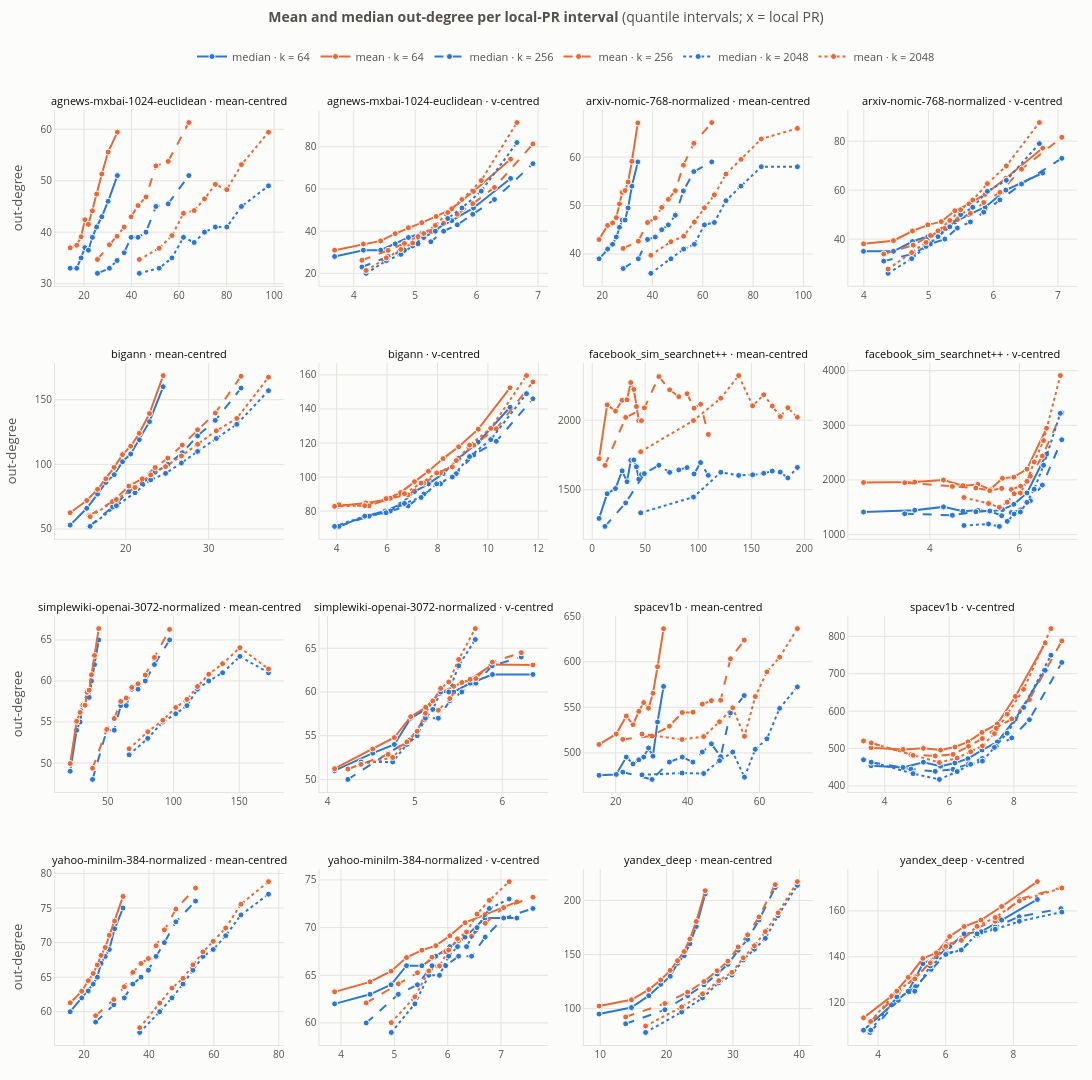

This figure's notebook cell:
### Markdown cell above
### Mean and median out-degree per local-PR interval

The same intervals as the box plots (`BOX_BINS`, `BOX_BINNING`, `BOX_MIN_COUNT`), reduced to the mean and median out-degree of each interval's sources, placed at the interval's median local PR. One interactive figure: two datasets per row, one panel per centring; **color = statistic** (median / mean), **line style = k** (`SCATTER_KS`: solid, dashed, dotted). Hover a point for the dataset, k, interval and source count; click a legend entry to hide that statistic / k in every panel. A mean well above the median means a few high-degree sources pull it up.

### Code cell
import plotly.graph_objects as go
from plotly.subplots import make_subplots

STAT_COLOR = {"median": "#2a78d6", "mean": "#eb6834"}   # fixed: color follows the statistic
K_DASH = ["solid", "dash", "dot"]                        # line style follows the k slot in SCATTER_KS
RUNS_PER_ROW = 2                                         # datasets side by side (each takes len(CENTRES) panels)
PANEL_HEIGHT = 240                                       # px per row of panels

k_labels = ["d" if k == "d" else str(k) for k in SCATTER_KS]
assert len(k_labels) <= len(K_DASH), f"at most {len(K_DASH)} values in SCATTER_KS (one line style each)"
names = list(local)
n_rows = -(-len(names) // RUNS_PER_ROW)
n_cols = RUNS_PER_ROW * len(CENTRES)
titles = []
for row in range(n_rows):
    for slot in range(RUNS_PER_ROW):
        idx = row * RUNS_PER_ROW + slot
        titles += [f"{names[idx]} · {'mean' if c == 'mean' else 'v'}-centred" if idx < len(names) else ""
                   for c in CENTRES]
fig = make_subplots(rows=n_rows, cols=n_cols, subplot_titles=titles, horizontal_spacing=0.035,
                    vertical_spacing=0.25 / n_rows + 0.02)

for idx, name in enumerate(names):
    r = local[name]
    df, d = r["df"], r["d"]
    deg_all = df["out_degree"].to_numpy()
    slots = {}                                           # k label -> grid k (duplicates after snapping dropped)
    for lab, want in zip(k_labels, SCATTER_KS):
        k = snap_ks([want], r["ks"], d)[0]
        if k not in slots.values():
            slots[lab] = k
    row, col0 = idx // RUNS_PER_ROW + 1, (idx % RUNS_PER_ROW) * len(CENTRES) + 1
    for ci, c in enumerate(CENTRES):
        col = col0 + ci
        for lab, k in slots.items():
            x = df[f"pr_{c}_k{k}"].to_numpy()
            ok = np.isfinite(x)
            x, deg = x[ok], deg_all[ok]
            edges, b = pr_intervals(x, BOX_BINS, BOX_BINNING)
            keep = [g for g in range(len(edges) - 1) if (b == g).sum() >= BOX_MIN_COUNT]
            xs = [np.median(x[b == g]) for g in keep]
            info = np.array([[f"{edges[g]:.3g}–{edges[g + 1]:.3g}", int((b == g).sum())] for g in keep], dtype=object)
            rho = local_table.query("dataset == @name and centre == @c and k == @k")["Spearman ρ"].iloc[0]
            for stat, fn in (("median", np.median), ("mean", np.mean)):
                key = f"{stat} · k = {lab}"
                fig.add_trace(go.Scatter(
                    x=xs, y=[fn(deg[b == g]) for g in keep], mode="lines+markers", name=key, legendgroup=key,
                    showlegend=idx == 0 and ci == 0,
                    line=dict(color=STAT_COLOR[stat], width=2, dash=K_DASH[k_labels.index(lab)]),
                    marker=dict(size=6, color=STAT_COLOR[stat], line=dict(color=SURFACE, width=1)),
                    customdata=info,
                    hovertemplate=(f"<b>{name}</b> · {CENTRE_LABEL[c]}<br>k = {k} (ρ = {rho:+.2f})<br>"
                                   f"{stat} out-degree: %{{y:,.1f}}<br>local PR interval %{{customdata[0]}} "
                                   "(median %{x:.2f})<br>%{customdata[1]:,} sources<extra></extra>")),
                    row=row, col=col)
        fig.update_yaxes(type="log" if BOX_LOG_DEGREE else "linear", row=row, col=col,
                         title_text="out-degree" if col == 1 else None)

fig.update_xaxes(gridcolor=GRID, linecolor=GRID, zeroline=False, tickfont_size=10)
fig.update_yaxes(gridcolor=GRID, linecolor=GRID, zeroline=False, tickfont_size=10)
fig.update_annotations(font_size=11, font_color=INK)
fig_h = PANEL_HEIGHT * n_rows + 120
fig.update_layout(
    title=dict(text=f"<b>Mean and median out-degree per local-PR interval</b> ({BOX_BINNING} intervals; "
                    "x = local PR)", x=0.5, y=1 - 12 / fig_h, yanchor="top", yref="container", font_size=14),
    height=fig_h, width=1400, plot_bgcolor=SURFACE, paper_bgcolor=SURFACE,
    font=dict(color=INK_2, size=11), hoverlabel=dict(bgcolor=SURFACE, font_color=INK),
    legend=dict(orientation="h", x=0.5, xanchor="center", y=1 - 42 / fig_h, yanchor="top", yref="container"),
    margin=dict(t=110, l=55, r=15, b=35))
if SAVE_LOCAL:
    fig.write_html(LOCAL_DIR / f"out-degree-mean-median-by-local-pr-{BOX_BINNING}-{ESTIMATOR}.html",
                   include_plotlyjs="cdn")
fig.show(config={"toImageButtonOptions": {"format": "png", "scale": 4, "filename": "mean-median-local-pr"}})
